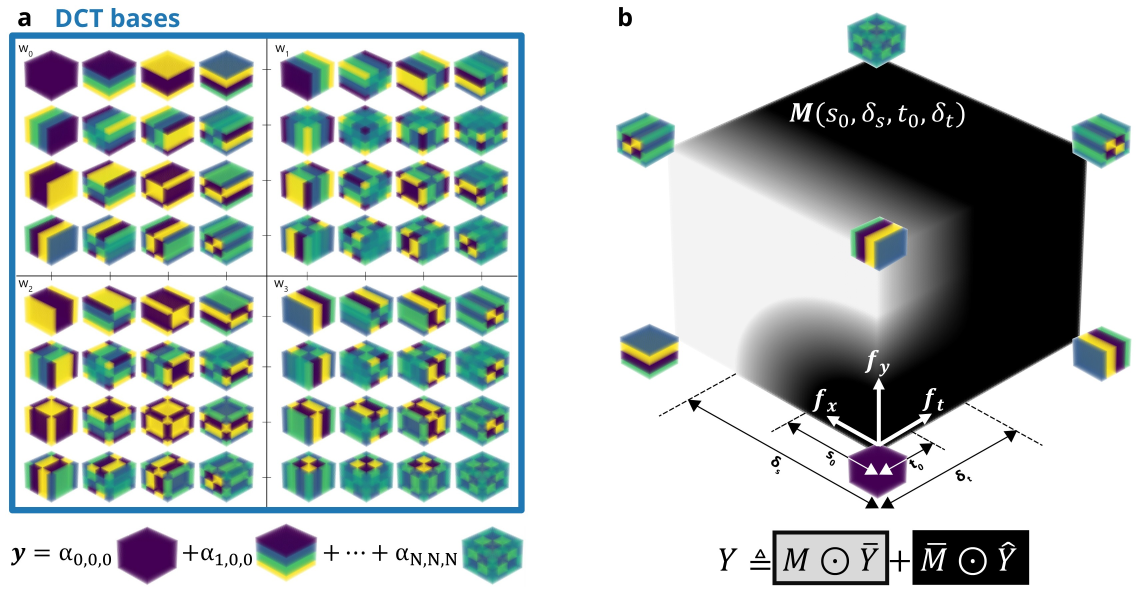
#> input picture assets/dct3d.jpg, 3425 x 1772 px (shown at 1/3 size)
$ python convert_green.py assets/dct3d.jpg 5
#> lines starting #> are read from the running program, lines starting #| are printed output that depends on the picture
import functools
from pathlib import Path
from typing import List, Tuple
import numpy as np
import sys
from moviepy.editor import VideoFileClip
from PIL import Image

input_path = Path(str(sys.argv[1]))
output_path = Path(input_path).parent / f"{Path(input_path).stem}_green{Path(input_path).suffix}"
BITRATE = 10_000


GREEN_GRADIENT = (
    (0, (0, 0, 0)),
    ((int(sys.argv[2]) if len(sys.argv) > 2 else 166), (98, 255, 67)),
    (255, (255, 255, 255)),
)

# Generating LUT
x_coords = np.array([s[0] for s in GREEN_GRADIENT])
colors = np.array([s[1] for s in GREEN_GRADIENT], dtype=np.float32)
lut_inputs = np.arange(256)  # The 256 possible input values
output_channels = []
for i in range(3):
    interpolated_channel = np.interp(lut_inputs, x_coords, colors[:, i])
    output_channels.append(interpolated_channel)
lut = np.stack(output_channels, axis=-1)
lut = np.clip(lut, 0, 255).astype(np.uint8)


def gradient(frame: np.ndarray) -> np.ndarray:
    return lut[frame[:, :, 0]]


if input_path.suffix in [".jpg", ".png"]:
    img = np.array(Image.open(input_path).convert("RGB"))
#> img is the input picture: shape (1772, 3425, 3); mean R, G, B 183.2, 191, 187.4
    img = gradient(img)
#> in gradient, `return lut[frame[:, :, 0]]`:
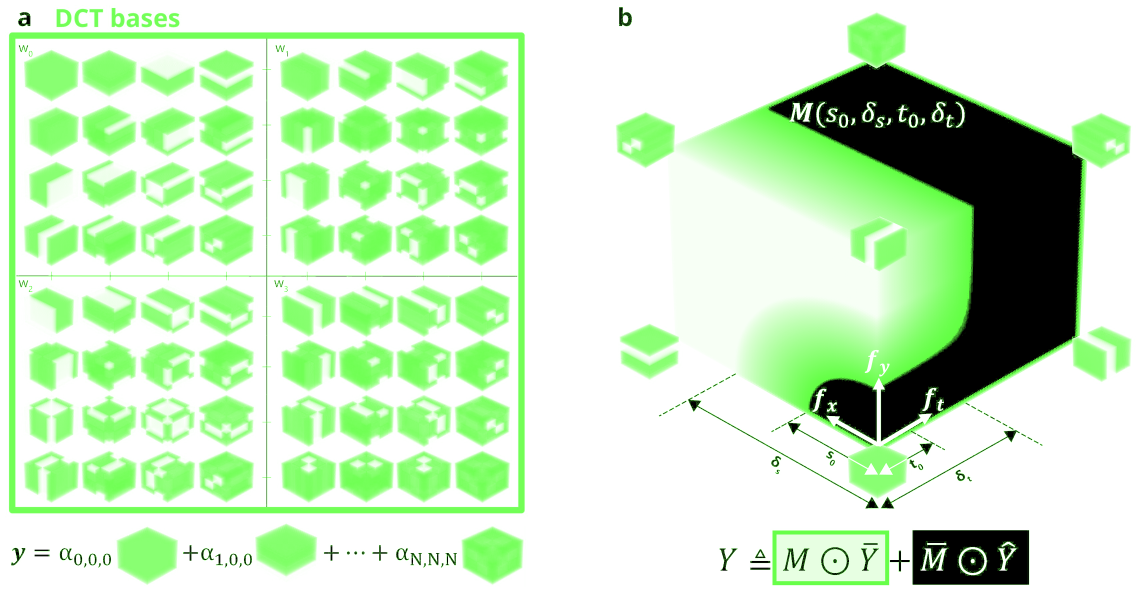
#> returned value: shape (1772, 3425, 3) (shown at 1/3 size); mean of channels 0, 1, 2 202, 234.2, 195.6; drawn as R, G, B
    Image.fromarray(img).save(output_path)
else:
    clip = VideoFileClip(str(input_path))
    green_clip = clip.fl_image(gradient)
    green_clip.write_videofile(
        str(output_path),
        codec="libx265",
        bitrate=f"{BITRATE}k",
        verbose=False,
        logger="bar",
    )

$ run again, on assets/temporal_averaging.jpg
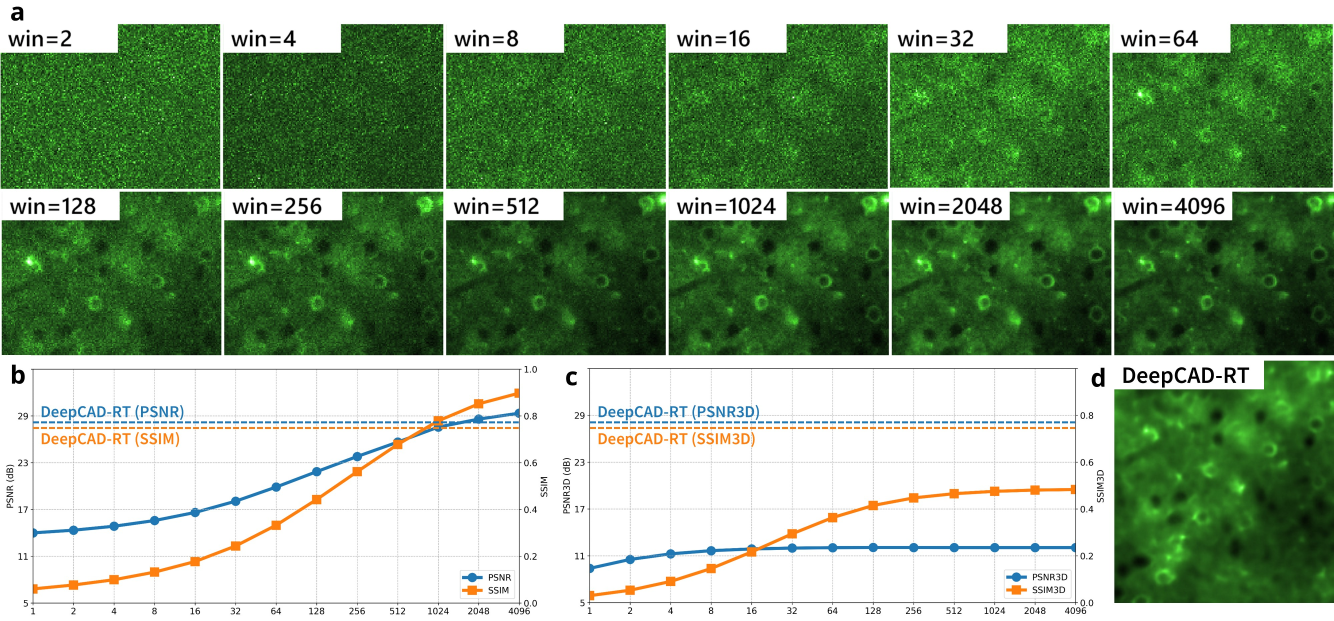
#> input picture assets/temporal_averaging.jpg, 4000 x 1863 px (shown at 1/3 size)
#> img is the input picture: shape (1863, 4000, 3); mean R, G, B 133.4, 162.5, 127.5
#> in gradient, `return lut[frame[:, :, 0]]`:
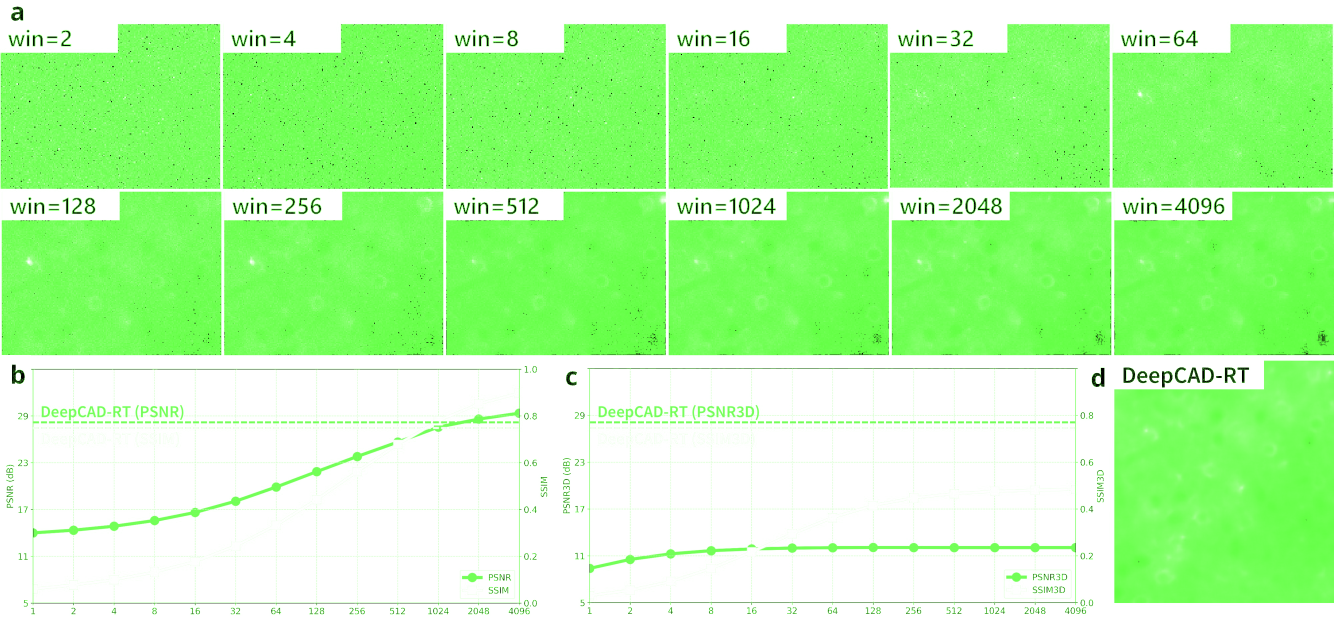
#> returned value: shape (1863, 4000, 3) (shown at 1/3 size); mean of channels 0, 1, 2 177.7, 253.3, 162.8; drawn as R, G, B

$ run again, on assets/bm3d_bm4d.png
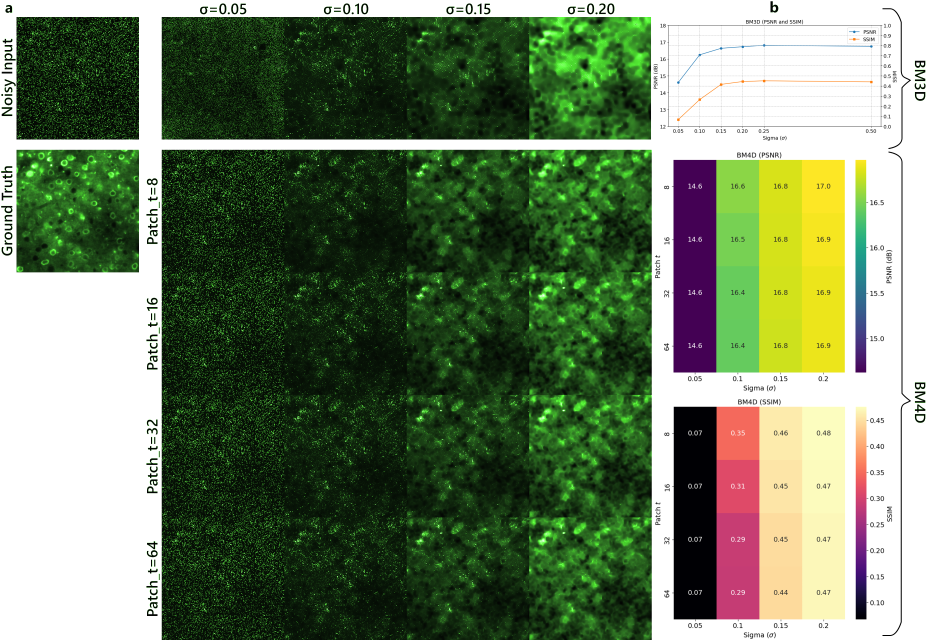
#> input picture assets/bm3d_bm4d.png, 1865 x 1280 px (shown at 1/2 size)
#> img is the input picture: shape (1280, 1865, 3); mean R, G, B 113.2, 130.3, 100
#> in gradient, `return lut[frame[:, :, 0]]`:
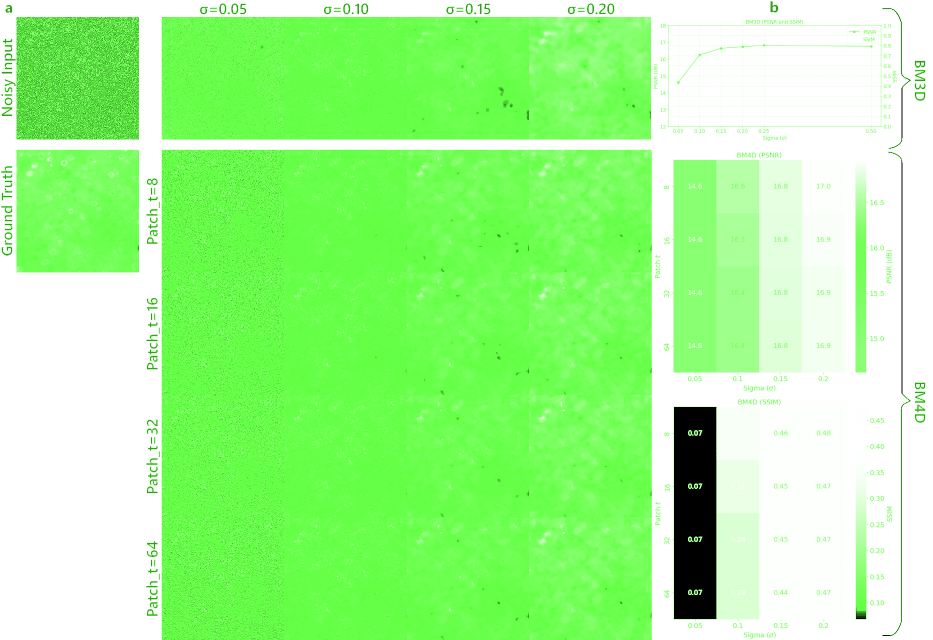
#> returned value: shape (1280, 1865, 3) (shown at 1/2 size); mean of channels 0, 1, 2 163.5, 249.3, 146.6; drawn as R, G, B
